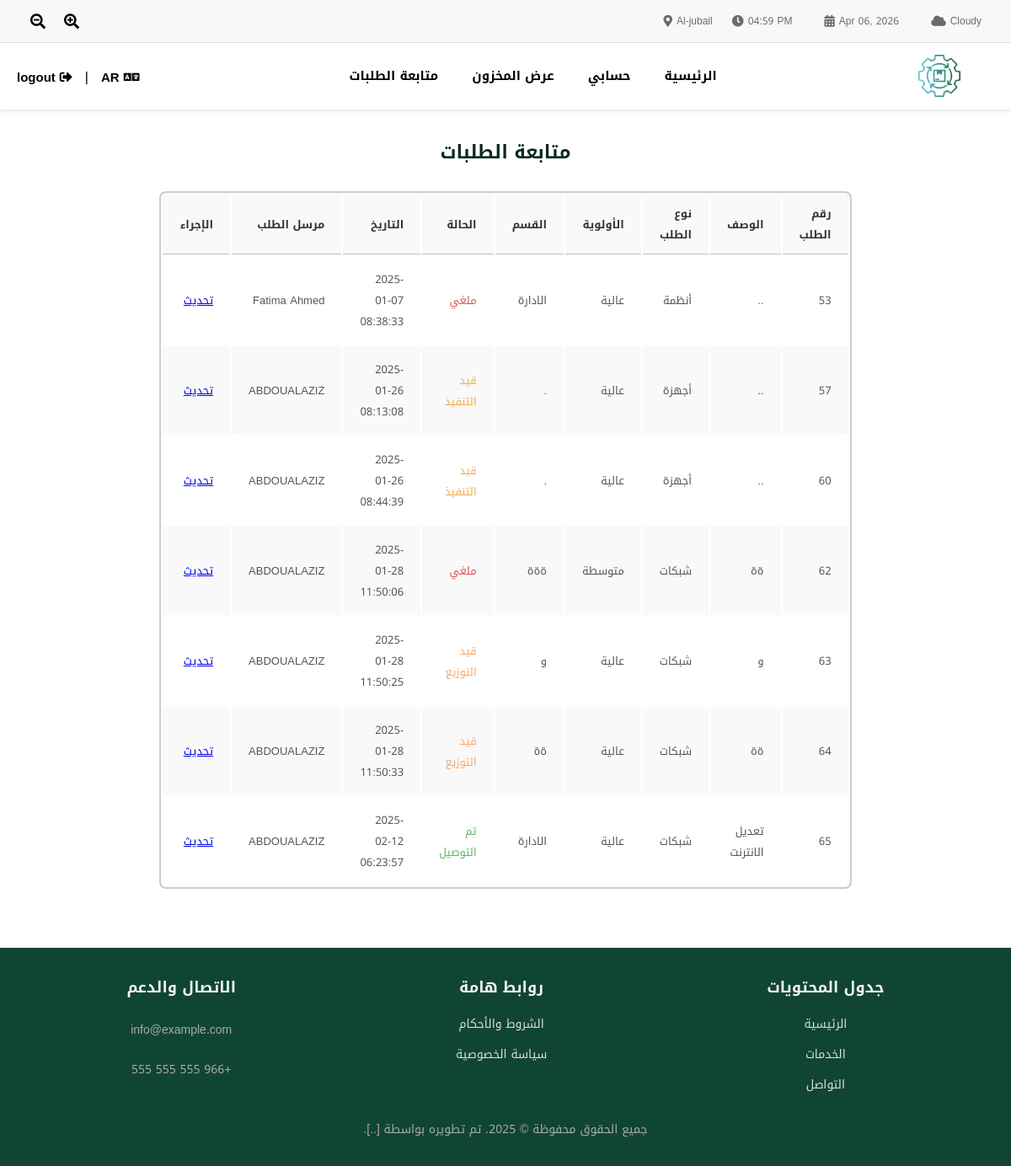
/pages/requests.php (signed in), run on the app's committed database.
### tables this page shows
CREATE TABLE `requests` (
  `id` int(11) NOT NULL,
  `employee_name` varchar(255) NOT NULL,
  `item_id` int(11) NOT NULL,
  `priority` enum('عالية','متوسطة','منخفضة') NOT NULL,
  `description` text DEFAULT NULL,
  `status` enum('قيد التوزيع','ملغي','قيد التنفيذ','تم التوصيل') NOT NULL,
  `created_at` timestamp NOT NULL DEFAULT current_timestamp(),
  `department` varchar(100) NOT NULL,
  `user_id` int(11) DEFAULT NULL,
  `technician_id` int(11) DEFAULT NULL,
  `request_type` enum('أنظمة','شبكات','أجهزة') NOT NULL
);

CREATE TABLE `users` (
  `id` int(11) NOT NULL,
  `email` varchar(255) NOT NULL,
  `full_name` varchar(255) NOT NULL,
  `username` varchar(50) NOT NULL,
  `password` varchar(255) NOT NULL,
  `role` enum('admin','employee','technician','distributor') NOT NULL
);

### pages/requests.php (the view, shortened to what this page needs)
<?php
include '../header.php';
include '../includes/db.php';
$user_id = $_SESSION['user_id'];
$user_role = $_SESSION['role'];
if ($user_role === 'admin') {
    $query = "SELECT r.*, u.full_name AS employee_name, t.full_name AS technician_name
              FROM requests r
              LEFT JOIN users u ON r.user_id = u.id
              LEFT JOIN users t ON r.technician_id = t.id";
} elseif ($user_role === 'technician') {
    $query = "SELECT r.*, u.full_name AS employee_name
              FROM requests r
              LEFT JOIN users u ON r.user_id = u.id
              WHERE r.technician_id = '$user_id'";
} elseif ($user_role === 'distributor') {
    $query = "SELECT r.*, u.full_name AS employee_name
              FROM requests r
              LEFT JOIN users u ON r.user_id = u.id
              WHERE r.status = 'قيد التوزيع'";
} elseif ($user_role === 'employee') {
    $query = "SELECT * FROM requests WHERE user_id = '$user_id'";
}
$result = mysqli_query($conn, $query);
?>
<!DOCTYPE html>
<html dir="rtl">
<head>
    <link rel="stylesheet" href="../styles/style.css">
</head>
<body>
    <h1>متابعة الطلبات</h1>
    <table>
        <thead>
            <tr>
                <th>رقم الطلب</th>
                <th>الوصف</th>
                <th>نوع الطلب</th>
                <th>الأولوية</th>
                <th>القسم</th>
                <th>الحالة</th>
                <th>التاريخ</th>
                <?php if ($user_role === 'admin' || $user_role === 'distributor'): ?>
                    <th>مرسل الطلب</th>
                <?php endif; ?>
                <?php if ($user_role === 'admin' || $user_role === 'technician' || $user_role === 'distributor'): ?>
                    <th>الإجراء</th>
                <?php endif; ?>
            </tr>
        </thead>
        <tbody>
            <?php while ($row = mysqli_fetch_assoc($result)): ?>
                <tr>
                    <td><?php echo htmlspecialchars($row['id']); ?></td>
                    <td><?php echo htmlspecialchars($row['description']); ?></td>
                    <td><?php echo htmlspecialchars($row['request_type']); ?></td>
                    <td><?php echo htmlspecialchars($row['priority']); ?></td>
                    <td><?php echo htmlspecialchars($row['department']); ?></td>
                    <td class="
                        <?php
                            switch ($row['status']) {
                                case 'قيد التنفيذ': echo 'status-pending'; break;
                                case 'تم التوصيل': echo 'status-approved'; break;
                                case 'ملغي': echo 'status-rejected'; break;
                                case 'قيد التوزيع': echo 'status-distribution'; break;
                            }
                        ?>
                    ">
                        <?php echo htmlspecialchars($row['status']); ?>
                    </td>
                    <td><?php echo htmlspecialchars($row['created_at']); ?></td>
                    <?php if ($user_role === 'admin' || $user_role === 'distributor'): ?>
                        <td><?php echo htmlspecialchars($row['employee_name']); ?></td>
                    <?php endif; ?>
                    <?php if ($user_role === 'admin' || $user_role === 'technician'): ?>
                        <td>
                            <a href="update_request.php?id=<?php echo $row['id']; ?>">تحديث</a>
                        </td>
                    <?php endif; ?>
                </tr>
            <?php endwhile; ?>
        </tbody>
    </table>
    <?php include '../footer.php'; ?>
</body>
</html>

### styles/style.css (style rules this page uses)
:root { --radius-0: 0; --radius-2: 2px; --radius-4: 4px; --radius-8: 8px; --radius-16: 16px; --radius-24: 24px; --radius-9999: 9999px; --components-card-radius: var(--spacing-4); --radius-none: var(--radius-0); --radius-xs: var(--radius-2); --radius-sm: var(--radius-4); --radius-md: var(--radius-8); --radius-lg: var(--radius-16); --radius-xl: var(--radius-24); --radius-full: var(--radius-9999); --colors-base-white: #ffffff; --colors-base-black: #161616; --colors-primary-sa-flag-25: #f7fdf9; --colors-primary-sa-flag-50: #f3fcf6; --colors-primary-sa-flag-100: #dff6e7; --colors-primary-sa-flag-200: #b8eacb; --colors-primary-sa-flag-300: #88d8ad; --colors-primary-sa-flag-400: #54c08a; --colors-primary-sa-flag-500-alpha-10: #25935f19; --colors-primary-sa-flag-500: #25935f; --colors-primary-sa-flag-600-primary: #1b8354; --colors-primary-sa-flag-700: #166a45; --colors-primary-sa-flag-800: #14573a; --colors-primary-sa-flag-900: #104631; --colors-primary-sa-flag-950: #092a1e; --colors-secondary-gold-25: #fffef7; --colors-secondary-gold-50: #fffef2; --colors-secondary-gold-100: #fffce6; --colors-secondary-gold-200: #fcf3bd; --colors-secondary-gold-300: #fae996; --colors-secondary-gold-400: #f7d54d; --colors-secondary-gold-500: #f5bd02; --colors-secondary-gold-600-primary: #dba102; --colors-secondary-gold-700: #b87b02; --colors-secondary-gold-800: #945c01; --colors-secondary-gold-900: #6e3c00; --colors-secondary-gold-950: #472400; --colors-tertiary-lavendar-25: #fefcff; --colors-tertiary-lavendar-50: #f9f5fa; --colors-tertiary-lavendar-100: #f2e9f5; --colors-tertiary-lavendar-200: #e1cce8; --colors-tertiary-lavendar-300: #ccadd9; --colors-tertiary-lavendar-400: #a57bba; --colors-tertiary-lavendar-500-primary: #80519f; --colors-tertiary-lavendar-600: #6d428f; }
* { margin: 0; padding: 0; box-sizing: border-box; }
body { font-family: 'Noto Kufi Arabic', sans-serif; background-size: cover; background-attachment: fixed; background-position: center; background-repeat: no-repeat; margin: 0; padding: 0; display: flex; flex-direction: column; min-height: 100vh; margin-top: 70px; }
h1 { margin-top: 30px; text-align: center; font-size: 22px; color: var(--colors-primary-sa-flag-950); margin-bottom: 5px; font-weight: bold; }
table { width: auto; max-width: 800px; margin: 20px auto; border-radius: 8px; overflow: hidden; background-color: #fff; border: 2px solid #ccc; }
thead th { background-color: #f9f9f9; color: #333; padding: 10px 20px; text-align: right; font-weight: bold; font-size: 13px; border-bottom: 1px solid #bebdbd; }
tbody td { padding: 15px 20px; text-align: right; font-size: 13px; color: #555; }
tbody tr:nth-child(odd) { background-color: #fff; }
tbody tr:nth-child(even) { background-color: #f9f9f9; }
tbody td.status-pending { color: #f0ad4e; }
tbody td.status-approved { color: #5cb85c; }
tbody td.status-rejected { color: #d9534f; }
tbody td.status-distribution { color: #f7a76c; }

### data on the page
requests: id "53", description "..", request_type "أنظمة", priority "عالية", department "الادارة", status "ملغي", created_at "2025-01-07 08:38:33", user.full_name "Fatima Ahmed"
requests: id "57", description "..", request_type "أجهزة", priority "عالية", department ".", status "قيد التنفيذ", created_at "2025-01-26 08:13:08", user.full_name "ABDOUALAZIZ"
requests: id "60", description "..", request_type "أجهزة", priority "عالية", department ".", status "قيد التنفيذ", created_at "2025-01-26 08:44:39", user.full_name "ABDOUALAZIZ"
requests: id "62", description "ةة", request_type "شبكات", priority "متوسطة", department "ةةة", status "ملغي", created_at "2025-01-28 11:50:06", user.full_name "ABDOUALAZIZ"
requests: id "63", description "و", request_type "شبكات", priority "عالية", department "و", status "قيد التوزيع", created_at "2025-01-28 11:50:25", user.full_name "ABDOUALAZIZ"
requests: id "64", description "ةة", request_type "شبكات", priority "عالية", department "ةة", status "قيد التوزيع", created_at "2025-01-28 11:50:33", user.full_name "ABDOUALAZIZ"
requests: id "65", description "تعديل الانترنت", request_type "شبكات", priority "عالية", department "الادارة", status "تم التوصيل", created_at "2025-02-12 06:23:57", user.full_name "ABDOUALAZIZ"
